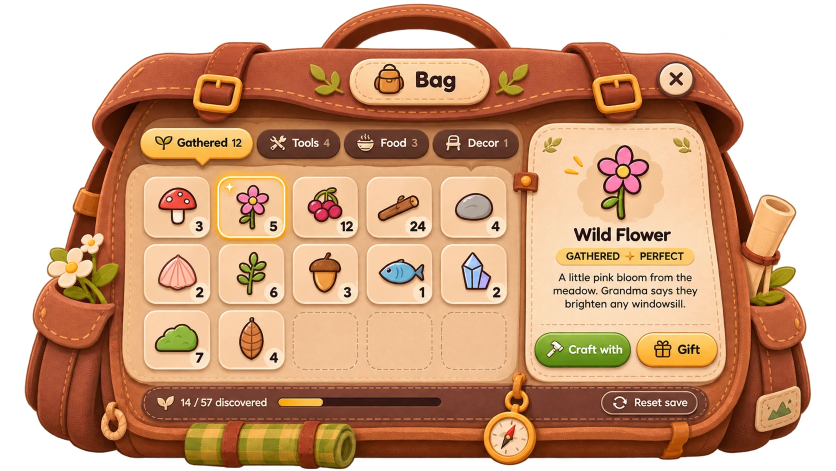
#> input picture ui-mocks/a/ref2/bag-src.webp, 1672 x 941 px (shown at 1/2 size)
$ python frame.py bag-src.webp out.png
#> lines starting #> are read from the running program, lines starting #| are printed output that depends on the picture
# Turn the clean bag art (transparent background) into an empty frame: repaint the item grid, the detail
# card's contents and the footer counter with the surface colour, so the game draws live content on top.
import sys, random, statistics
from PIL import Image, ImageDraw, ImageFilter
im = Image.open(sys.argv[1]).convert('RGBA'); px = im.load(); random.seed(3)
#> further down, im is the input picture: PIL image 1672x941 RGBA; mean R, G, B, A 143.8, 100.6, 70.1, 188.5
def med(pts): return tuple(int(statistics.median(px[x, y][i] for x, y in pts)) for i in range(3))
def fill(shapes, top, bot, y0, y1, feather=2.0, grain=3, holes=()):
    mask = Image.new('L', im.size, 0); d = ImageDraw.Draw(mask)
    for b, r in shapes:
        if r == 'poly': d.polygon(b, fill=255)
        else: d.rounded_rectangle(b, r, fill=255)
    for b, r in holes: d.rounded_rectangle(b, r, fill=0)
    mk = mask.filter(ImageFilter.GaussianBlur(feather)).load()
    X0, Y0, X1, Y1 = mask.getbbox(); X0 -= 4; Y0 -= 4; X1 += 4; Y1 += 4
    for y in range(Y0, Y1 + 1):
        t = min(1, max(0, (y - y0) / (y1 - y0))); c = [top[i] * (1 - t) + bot[i] * t for i in range(3)]
        for x in range(X0, X1 + 1):
            a = mk[x, y]
            if a:
                o = px[x, y]; k = a / 255; n = random.uniform(-grain, grain)
                px[x, y] = tuple(int(o[i] * (1 - k) + (c[i] + n) * k) for i in range(3)) + (o[3],)
GAPS = [428, 577, 725, 874]
gt = med([(x, 343) for x in GAPS] + [(x, 347) for x in GAPS]); gb = med([(x, 748) for x in GAPS] + [(x, 744) for x in GAPS])
#> after `gt = med([(x, 343) for x in GAPS] + [(x, 347) for x in GAPS])`: gt = (228, 174, 124)
#> after `gb = med([(x, 748) for x in GAPS] + [(x, 744) for x in GAPS])`: gb = (239, 190, 145)
fill([((264, 340, 1022, 752), 22)], gt, gb, 340, 752)
#> in fill, `mask = Image.new('L', im.size, 0)`: mask: PIL image 1672x941 L; every value is 0
#> in fill, `X0, Y0, X1, Y1 = mask.getbbox()`: X0 = 264; Y0 = 340; X1 = 1023; Y1 = 753
#> in fill, `X0 -= 4`: X0 = 260
#> in fill, `Y0 -= 4`: Y0 = 336
#> in fill, `X1 += 4`: X1 = 1027
#> in fill, `Y1 += 4`: Y1 = 757
#> the loop in fill, `for y in range(Y0, Y1 + 1):` made 422 passes
ct = med([(1100, 330), (1380, 330), (1240, 268), (1090, 400)]); cb = med([(1090, 640), (1400, 640), (1250, 650)])
#> after `ct = med([(1100, 330), (1380, 330), (1240, 268), (1090, 400)])`: ct = (251, 212, 172)
#> after `cb = med([(1090, 640), (1400, 640), (1250, 650)])`: cb = (253, 222, 187)
# card: erase only inside its stitched border (the stitch runs ~12px in from the slanted right edge) ...
fill([([(1086,300),(1340,300),(1388,312),(1398,330),(1409,420),(1414,500),(1420,600),(1422,652),(1072,652),(1072,330)], 'poly'),
      ((1128, 262, 1332, 312), 12)], ct, cb, 262, 746, 1.2, 2)
#> the loop in fill (call 2), `for y in range(Y0, Y1 + 1):` made 400 passes
# ... then the button band, where the buttons sit right on the stitch: erase all of it and sew the stitch back
fill([([(1068,648),(1441,648),(1442,738),(1430,747),(1080,747),(1068,735)], 'poly')], cb, med([(1150, 744), (1300, 744)]), 648, 747, 1.0, 2)
DASH = (215, 162, 118)
def sew(pts, dash=9, gap=7, w=3):
    d = ImageDraw.Draw(im); segs = list(zip(pts, pts[1:])); carry = 0.0; on = True
    for (x0, y0), (x1, y1) in segs:
        L = ((x1 - x0) ** 2 + (y1 - y0) ** 2) ** .5; t = 0.0
        while t < L:
            step = min((dash if on else gap) - carry, L - t)
            if on:
                a = (x0 + (x1 - x0) * t / L, y0 + (y1 - y0) * t / L); b = (x0 + (x1 - x0) * (t + step) / L, y0 + (y1 - y0) * (t + step) / L)
                d.line([a, b], fill=DASH + (255,), width=w)
            t += step; carry += step
            if carry >= (dash if on else gap) - 1e-6: carry = 0.0; on = not on
sew([(1434,646),(1436,690),(1437,715),(1435,730),(1428,743),(1415,750),(1400,752)])   # right side + corner
#> in sew, `d = ImageDraw.Draw(im)`:
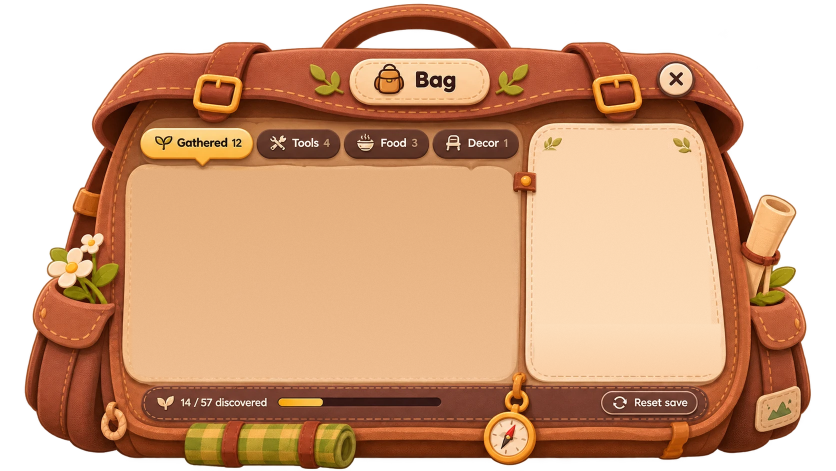
#> im: PIL image 1672x941 RGBA (shown at 1/2 size); mean R, G, B, A 147.9, 102.8, 71.9, 188.5; transparent parts drawn white
#> after the loop in sew, `for (x0, y0), (x1, y1) in segs:`: carry = 0.861; on = True
sew([(1066,726),(1071,738),(1083,747),(1100,751)])               # left side + corner
ft = med([(940, 789), (960, 789), (1150, 789)]); fb = med([(940, 820), (960, 820), (1150, 820)])
#> after `ft = med([(940, 789), (960, 789), (1150, 789)])`: ft = (125, 65, 50)
#> after `fb = med([(940, 820), (960, 820), (1150, 820)])`: fb = (117, 60, 45)
fill([((302, 785, 900, 826), 18)], ft, fb, 785, 826, 1.5, 2)
# baked active-tab pointers on the panel rim (live tabs draw their own): copy the clean rim from just beside them
for cx in (404, 942):
    for y in range(316, 346):
        for x in range(cx - 22, cx + 23):
            px[x, y] = px[x - 48, y]
im.save(sys.argv[2])
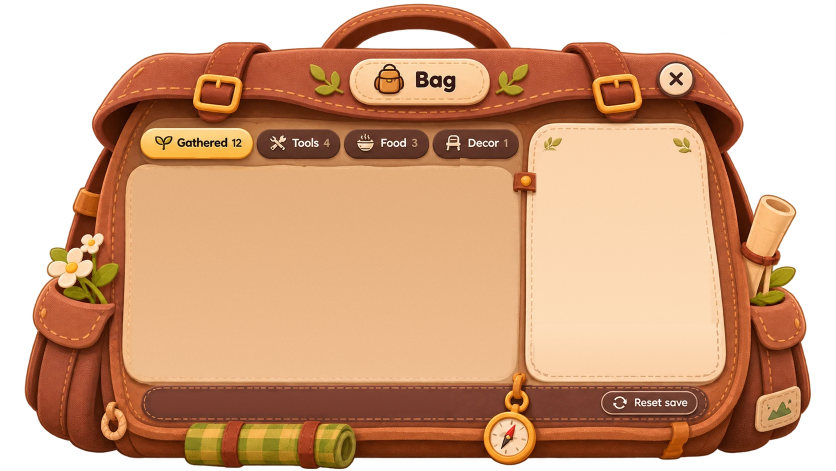
#> saved as out.png: PIL image 1672x941 RGBA (shown at 1/2 size); mean R, G, B, A 148, 102.7, 71.8, 188.5; transparent parts drawn white

$ run again, on ui-mocks/a/ref2/bag-frame@2x.webp
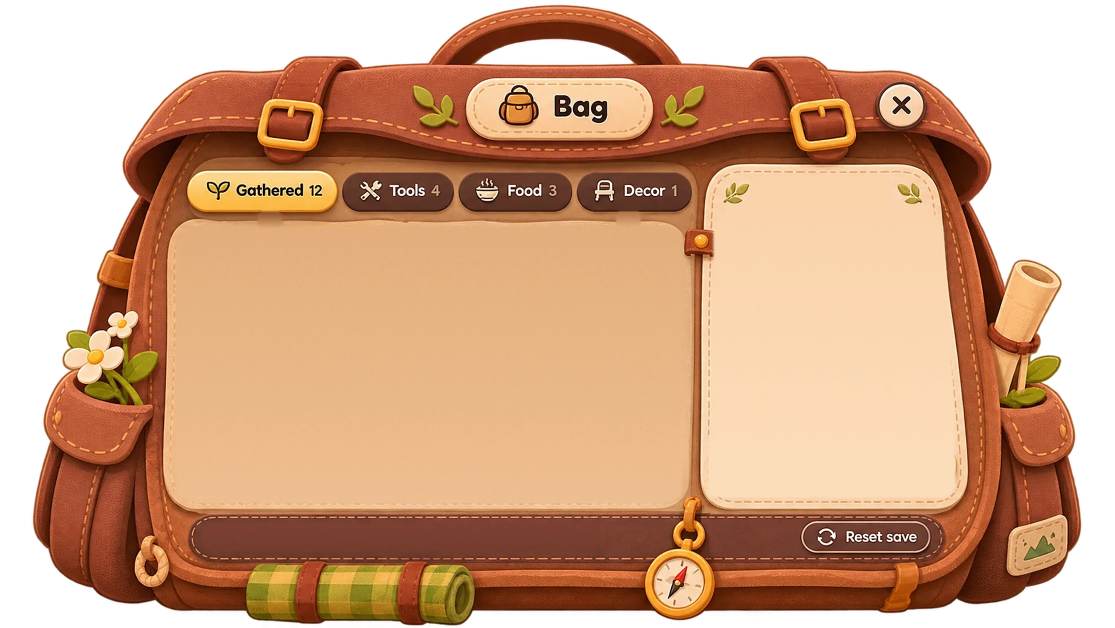
#> input picture ui-mocks/a/ref2/bag-frame@2x.webp, 3344 x 1882 px (shown at 1/3 size)
#> im is the input picture: PIL image 3344x1882 RGBA; mean R, G, B, A 146.7, 102.4, 71.5, 188.6
#> gt = (183, 83, 48)
#> gb = (227, 174, 124)
#> mask: PIL image 3344x1882 L; every value is 0
#> X0 = 264; Y0 = 340; X1 = 1023; Y1 = 753
#> X0 = 260
#> Y0 = 336
#> X1 = 1027
#> Y1 = 757
#> the loop in fill, `for y in range(Y0, Y1 + 1):` made 422 passes
#> ct = (160, 81, 34)
#> cb = (186, 126, 76)
#> the loop in fill (call 2), `for y in range(Y0, Y1 + 1):` made 400 passes
#> in sew, `d = ImageDraw.Draw(im)`:
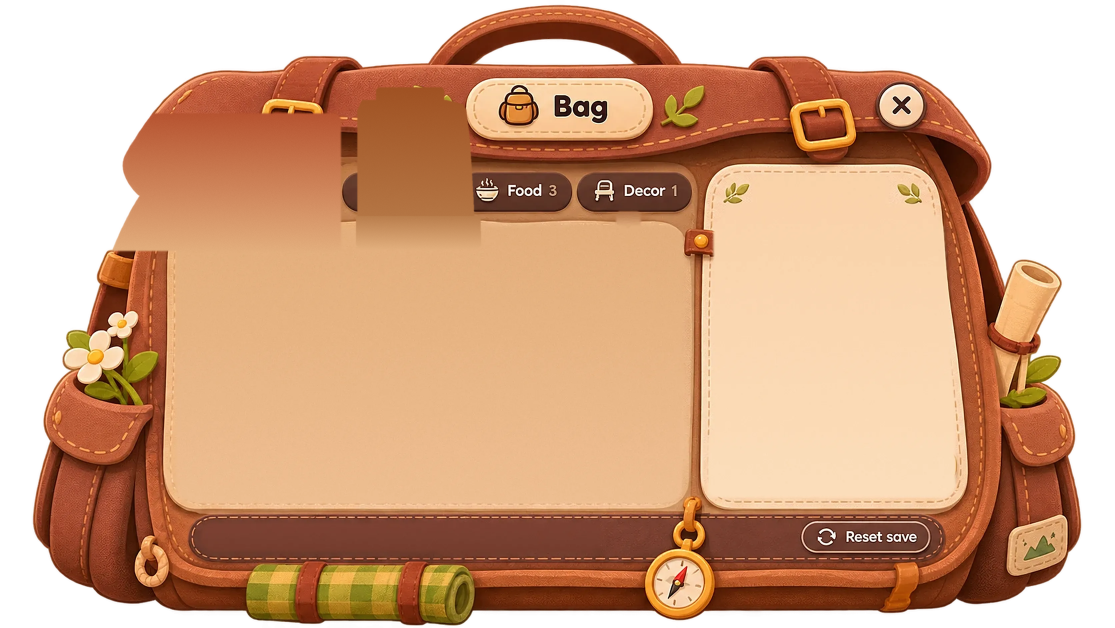
#> im: PIL image 3344x1882 RGBA (shown at 1/3 size); mean R, G, B, A 150.1, 104.4, 73.1, 188.6; transparent parts drawn white
#> after the loop in sew, `for (x0, y0), (x1, y1) in segs:`: carry = 0.861; on = True
#> ft = (228, 175, 125)
#> `im.save(sys.argv[2])`:
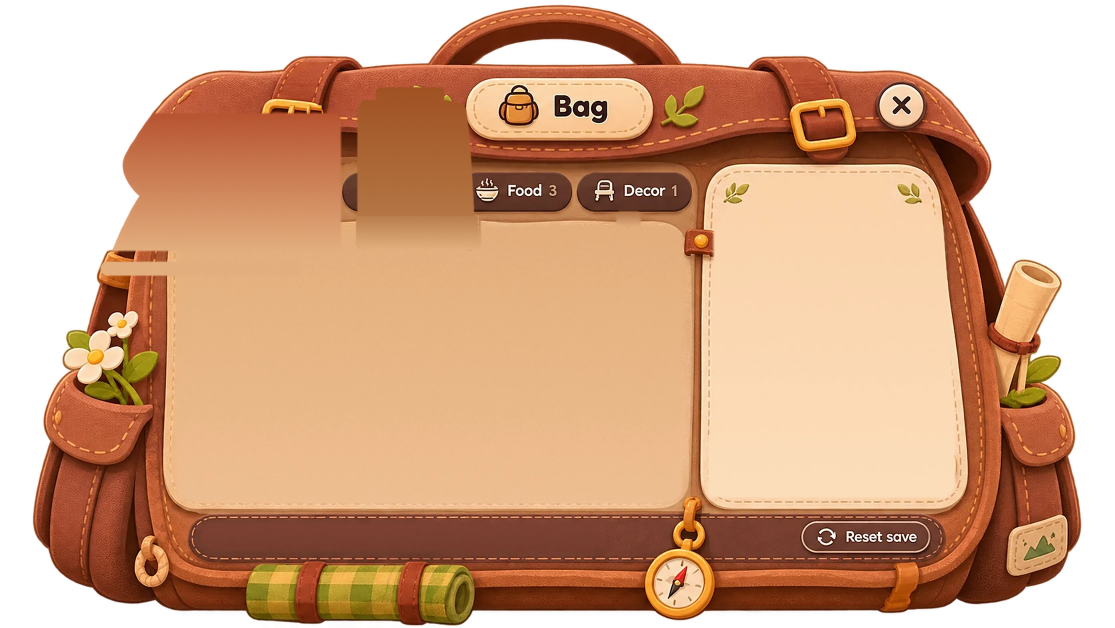
#> saved as out.png: PIL image 3344x1882 RGBA (shown at 1/3 size); mean R, G, B, A 150.1, 104.5, 73.2, 188.6; transparent parts drawn white
